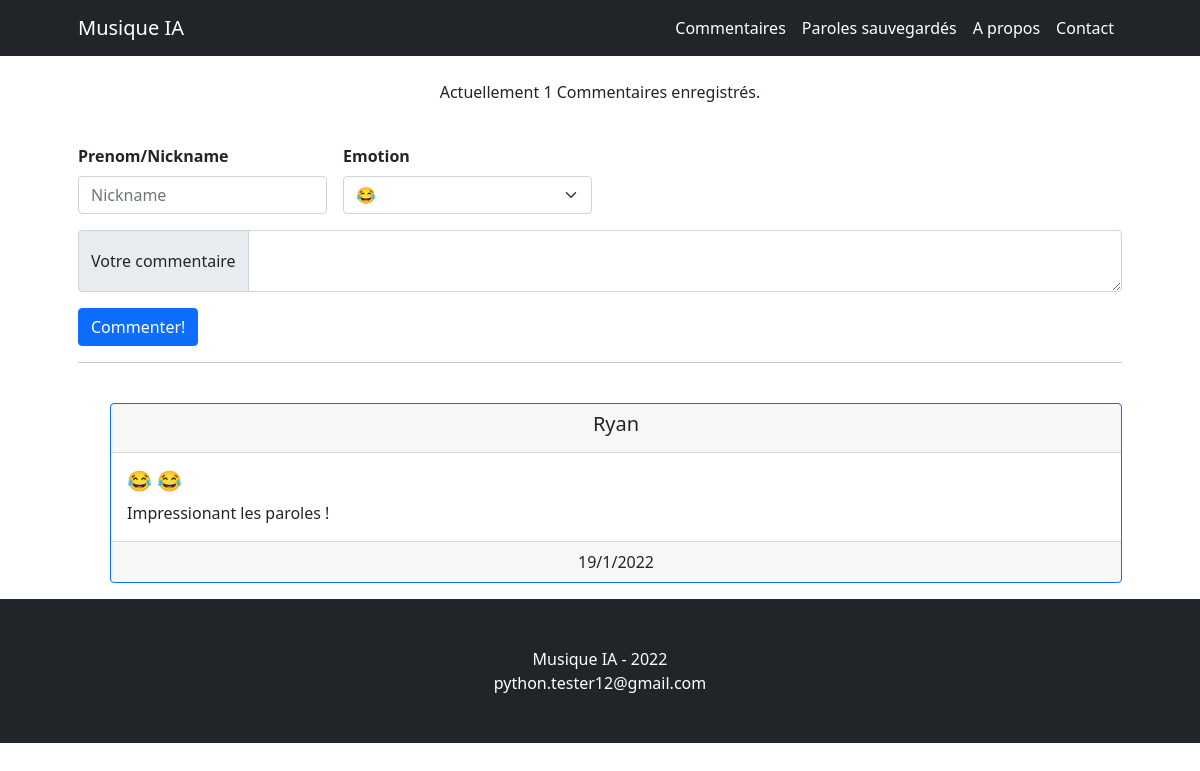
The page /comments on the database its author committed.
### main.py (models this page shows, shortened)
class Comment(db.Model):
    id = db.Column(db.Integer, primary_key=True)
    nick = db.Column(db.String(40), nullable=False)
    comment = db.Column(db.String, nullable=False)
    emotion = db.Column(db.String(40), nullable=False)
    date = db.Column(db.String(40), nullable=False)

### main.py (the view, shortened to what this page needs)
@app.route('/comments', methods=['GET', 'POST'])
def comments():
    all_comments = db.session.query(Comment).all()
    all_comments.reverse()
    return render_template("comments.html", comments=all_comments, len=len(all_comments), date=datetime.date.today().year)

### templates/comments.html (shortened to what this page needs)
<!DOCTYPE html>
<html lang="en">
    <head>
        <link href="https://cdn.jsdelivr.net/npm/bootstrap@5.1.3/dist/css/bootstrap.min.css" rel="stylesheet">
        <link href="static/styles.css" rel="stylesheet" />
    </head>
    <body>
        {% include "header.html" %}
        <div class="container px-4 px-lg-5">
            <br>
            <p class="text text-center">Actuellement {{len}} Commentaires enregistrés.</p>
            <br>
            <form class="row g-3" action="{{ url_for('comments') }}" method="post">
                <div class="col-md-3">
                    <label class="form-label"><b>Prenom/Nickname</b></label>
                    <input type="text" class="form-control" placeholder="Nickname" name="nick">
                </div>
                <div class="col-md-3">
                    <label class="form-label"><b>Emotion</b></label>
                    <select name="emotion" class="form-select">
                        <option value="&#x1F602;">&#x1F602;</option>
                    </select>
                </div>
                <div class="input-group">
                    <span class="input-group-text">Votre commentaire</span>
                    <textarea class="form-control" aria-label="With textarea" name="comment"></textarea>
                </div>
                <div class="col-12">
                    <button type="submit" class="btn btn-primary">Commenter!</button>
                </div>
            </form>
            <hr>
            <ul>
                {% for comment in comments: %}
                    <br>
                    <li class="card text-dark bg-{{style}} border-primary w-100">
                        <div class="card-header text-center">
                            <h5>{{comment.nick}}</h5>
                        </div>
                        <div class="card-body">
                            <h5 class="card-title">{{comment.emotion}} {{comment.emotion}}</h5>
                            <p class="card-text">{{comment.comment}}</p>
                        </div>
                        <div class="card-footer text-center">
                            {{comment.date}}
                        </div>
                    </li>
                {% endfor %}
            </ul>
        </div>
        {% include "footer.html" %}
    </body>
</html>

### rows shown on the page
Comment: nick "Ryan", emotion "😂", comment "Impressionant les paroles !", date "19/1/2022"

### other values the page prints
{{ len }} "1"
